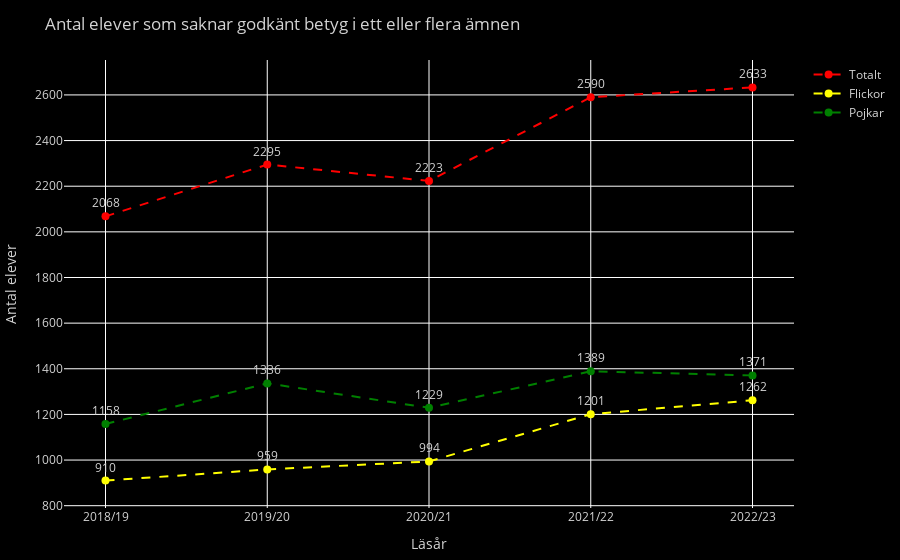

Notebook source saved alongside this figure:
### Code cell
#OBS MAKE IT INTO PLOTLY(DONE)

import pandas as pd
import plotly.graph_objs as go
from plotly.subplots import make_subplots

df_1a = pd.read_excel("betyg_o_prov_riksnivå.xlsx", sheet_name="Tabell 1A")

data_1a = df_1a.iloc[9:14].copy()

a_columns = [
    "Läsår",
    "Avslut åk 9 Totalt",
    "Flickor avslut",
    "Pojkar avslut",
    "Elever med slutbetyg totalt",
    "Flickor slutbetyg",
    "Pojkar slutbetyg",
    "Godkända slutbetyg totalt",
    "Flickor godkända",
    "Pojkar godkända",
]

data_1a.columns = a_columns

data_1a["Elever saknar godkänt betyg, totalt"] = (
    data_1a["Avslut åk 9 Totalt"] - data_1a["Godkända slutbetyg totalt"]
)
data_1a["Elever saknar godkänt betyg, flickor"] = (
    data_1a["Flickor avslut"] - data_1a["Flickor godkända"]
)
data_1a["Elever saknar godkänt betyg, pojkar"] = (
    data_1a["Pojkar avslut"] - data_1a["Pojkar godkända"]
)

fig = make_subplots(rows=1, cols=1)

fig.add_trace(
    go.Scatter(
        x=data_1a["Läsår"],
        y=data_1a["Elever saknar godkänt betyg, totalt"],
        mode="lines+markers+text",  
        name="Totalt",
        line=dict(color="red", width=2, dash="dash"),
        marker=dict(color="red", size=8),
        text=data_1a["Elever saknar godkänt betyg, totalt"].astype(str),  
        hoverinfo="text+x+y",
        textposition="top center" 
    )
)

fig.add_trace(
    go.Scatter(
        x=data_1a["Läsår"],
        y=data_1a["Elever saknar godkänt betyg, flickor"],
        mode="lines+markers+text",  
        name="Flickor",
        line=dict(color="yellow", width=2, dash="dash"),
        marker=dict(color="yellow", size=8),
        text=data_1a["Elever saknar godkänt betyg, flickor"].astype(str),  
        hoverinfo="text+x+y",
        textposition="top center"  
    )
)

fig.add_trace(
    go.Scatter(
        x=data_1a["Läsår"],
        y=data_1a["Elever saknar godkänt betyg, pojkar"],
        mode="lines+markers+text",  
        name="Pojkar",
        line=dict(color="green", width=2, dash="dash"),
        marker=dict(color="green", size=8),
        text=data_1a["Elever saknar godkänt betyg, pojkar"].astype(str),  
        hoverinfo="text+x+y",
        textposition="top center"  
    )
)

fig.update_layout(
    title="Antal elever som saknar godkänt betyg i ett eller flera ämnen",
    xaxis=dict(title="Läsår"),
    yaxis=dict(title="Antal elever"),
    plot_bgcolor="black",
    paper_bgcolor="black",
    font=dict(color="lightgray"),
    legend=dict(font=dict(color="lightgray")),
    margin=dict(t=60, b=10, l=60, r=10),
)

fig

# save as html

### Figure 1 — Plotly figure (JSON) as saved in the notebook; plotly's stock layout.template omitted (floating-point values rounded to 4 significant figures)
{"data": [{"hoverinfo": "text+x+y", "line": {"color": "red", "dash": "dash", "width": 2}, "marker": {"color": "red", "size": 8}, "mode": "lines+markers+text", "name": "Totalt", "text": ["2068", "2295", "2223", "2590", "2633"], "textposition": "top center", "type": "scatter", "x": ["2018/19", "2019/20", "2020/21", "2021/22", "2022/23"], "y": [2068, 2295, 2223, 2590, 2633]}, {"hoverinfo": "text+x+y", "line": {"color": "yellow", "dash": "dash", "width": 2}, "marker": {"color": "yellow", "size": 8}, "mode": "lines+markers+text", "name": "Flickor", "text": ["910", "959", "994", "1201", "1262"], "textposition": "top center", "type": "scatter", "x": ["2018/19", "2019/20", "2020/21", "2021/22", "2022/23"], "y": [910, 959, 994, 1201, 1262]}, {"hoverinfo": "text+x+y", "line": {"color": "green", "dash": "dash", "width": 2}, "marker": {"color": "green", "size": 8}, "mode": "lines+markers+text", "name": "Pojkar", "text": ["1158", "1336", "1229", "1389", "1371"], "textposition": "top center", "type": "scatter", "x": ["2018/19", "2019/20", "2020/21", "2021/22", "2022/23"], "y": [1158, 1336, 1229, 1389, 1371]}], "layout": {"font": {"color": "lightgray"}, "legend": {"font": {"color": "lightgray"}}, "margin": {"b": 10, "l": 60, "r": 10, "t": 60}, "paper_bgcolor": "black", "plot_bgcolor": "black", "title": {"text": "Antal elever som saknar godkänt betyg i ett eller flera ämnen"}, "xaxis": {"anchor": "y", "domain": [0, 1], "title": {"text": "Läsår"}}, "yaxis": {"anchor": "x", "domain": [0, 1], "title": {"text": "Antal elever"}}}}
